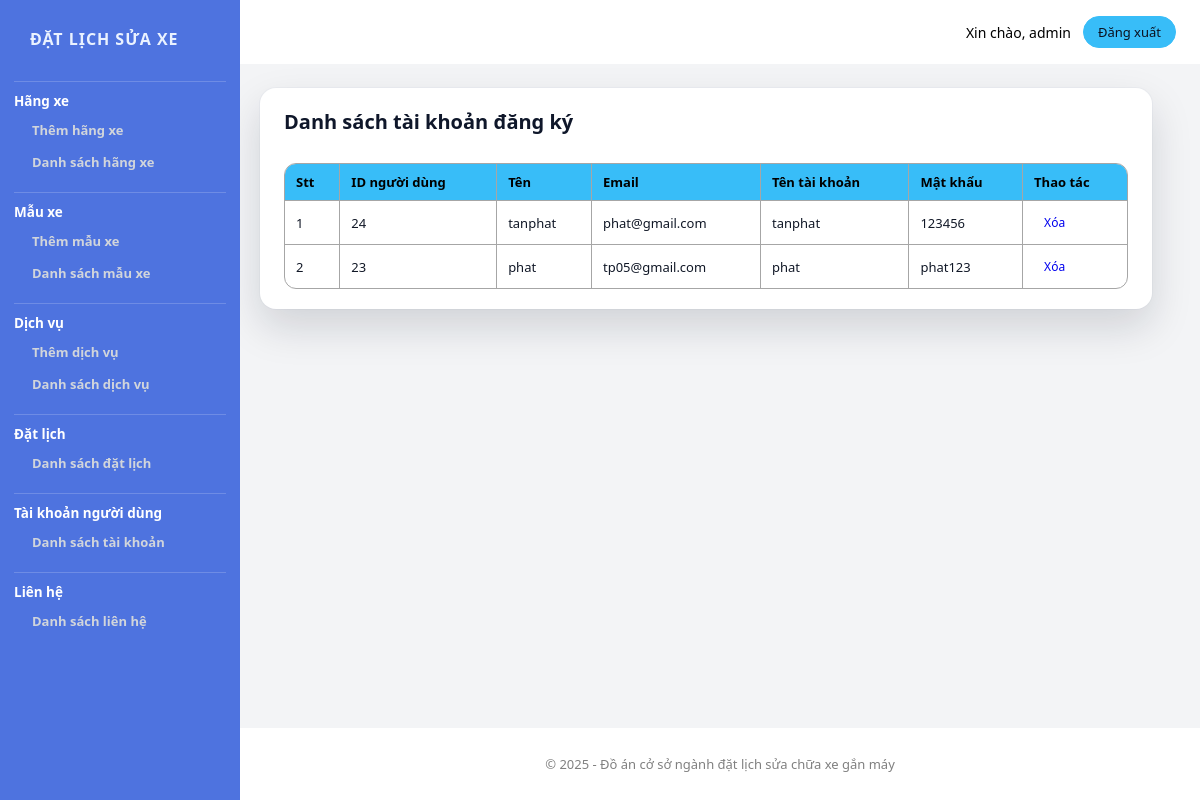
/admin/userlist.php (signed in), run on the app's committed database.
### tables this page shows
CREATE TABLE `tbl_user` (
  `user_id`   INT(11) NOT NULL AUTO_INCREMENT,
  `ten`       VARCHAR(255) NOT NULL,
  `email`     VARCHAR(255) NOT NULL,
  `user_name` VARCHAR(255) NOT NULL,
  `matkhau`   VARCHAR(255) NOT NULL,
  PRIMARY KEY (`user_id`)
);

### admin/database.php (called while the page is built, shortened)
<?php
class Database
{
    public $host = DB_HOST;
    public $user = DB_USER;
    public $pass = DB_PASS;
    public $dbname = DB_NAME;
    public $link;
    public function connectDB()
    {
        $this->link = new mysqli($this->host, $this->user, $this->pass, $this->dbname);
        $this->link->set_charset("utf8mb4");
        return true;
    }
    public function select($query)
    {
        $result = $this->link->query($query);
        return ($result->num_rows > 0) ? $result : false;
    }
}

### copy_productClass.php (called while the page is built, shortened)
<?php
include "admin/database.php";
?>
<?php
class product
{
    public $db;
    public function __construct()
    {
        $this->db = new Database();
    }
    public function show_user()
    {
        $query = "SELECT * FROM tbl_user ORDER BY user_id DESC";
        $result = $this->db->select($query);
        return $result;
    }
}
?>

### admin/userlist.php (the view)
<?php
include "header.php";
include "slider.php";
include "../copy_productClass.php";
$product = new product;
$show_user = $product->show_user();
?>
<div class="admin-contentRight">
    <div class="admin-contentRight-category_list">
    <table>
        <h1>Danh sách tài khoản đăng ký</h1>
        <tr>
            <th>Stt</th>
            <th>ID người dùng</th>
            <th>Tên</th>
            <th>Email</th>
            <th>Tên tài khoản</th>
            <th>Mật khẩu</th>
            <th>Thao tác</th>
        </tr>
        <?php
        if ($show_user) {
            $i = 0;
            while ($result = $show_user->fetch_assoc()) {
                $i++;
        ?>
                <tr>
                    <td><?php echo $i ?></td>
                    <td><?php echo $result['user_id'] ?></td>
                    <td><?php echo $result['ten'] ?></td>
                    <td><?php echo $result['email'] ?></td>
                    <td><?php echo $result['user_name'] ?></td>
                    <td><?php echo $result['matkhau'] ?></td>
                    <td><a href="userDelete.php?user_id=<?php echo $result['user_id'] ?>">Xóa</a></td>
                </tr>
        <?php
            }
        }
        ?>
    </table>
    </div>
</div>
</section>
<?php
include "footer_admin.php";
?>

### admin/style.css (style rules this page uses)
*,*::before,*::after { margin:0;padding:0;box-sizing:border-box; }
html { font-size:62.5%; }
body { font-family:system-ui,-apple-system,BlinkMacSystemFont,"Segoe UI",sans-serif; font-size:1.4rem; background:#f3f4f6; color:#111827; min-height:100vh; display:flex; flex-direction:column; }
:root { --sidebar-w:240px; --gap:2.4rem; --brand:#38bdf8; --sidebar:#4e73df; --danger:#ef4444; --card:#fff; --muted:#6b7280; --text:#0f172a; --line:#e5e7eb; --radius-lg:1.6rem; --radius-md:1.2rem; --radius-sm:.9rem; --input-h:40px; }
.admin-contentRight { display:flex;flex-direction:column;gap:2rem; }
.admin-contentRight > div { background:var(--card); border-radius:var(--radius-lg); padding:2rem 2.4rem; box-shadow: 0 18px 40px rgba(15,23,42,.15), 0 0 0 1px rgba(148,163,184,.08); }
.admin-contentRight h1 { font-size:2rem; margin-bottom:1.6rem; color:var(--text); }
[class^="admin-contentRight-"], [class*=" admin-contentRight-"] { display:flex;flex-direction:column; }
.admin-contentRight table { width:100%; border-collapse:collapse; margin-top:1.2rem; font-size:1.3rem; border-radius:var(--radius-md); overflow:hidden; }
.admin-contentRight table :is(thead, tr:first-child) { background:var(--brand); color:#000; }
.admin-contentRight :is(th,td) { padding:.9rem 1.1rem; text-align:left; border-bottom:1px solid var(--line); }
.admin-contentRight td a { display:inline-flex; align-items:center; justify-content:center; padding:.3rem .9rem; border-radius:999px; font-size:1.2rem; text-decoration:none; margin-right:.4rem; border:1px solid transparent; transition:all .15s ease; }
.admin-contentRight table { border: 1px solid #e5e7eb; border-radius: 12px ; overflow: hidden; background: #fff; }
.admin-contentRight th, .admin-contentRight td { border-right: 1px solid #a6a6a6; border-bottom: 1px solid #a6a6a6; }
.admin-contentRight table { border-collapse: collapse; border: 1px solid #e5e7eb; outline: 1px solid #a6a6a6; outline-offset: -1px; border-radius: 12px; overflow: hidden; background: #fff; }

### data on the page
tbl_user: user_id "24", ten "tanphat", email "phat@gmail.com", user_name "tanphat", matkhau "123456"
tbl_user: user_id "23", ten "phat", email "tp05@gmail.com", user_name "phat", matkhau "phat123"

### other printed values
$_SESSION['admin_username'] "admin"
